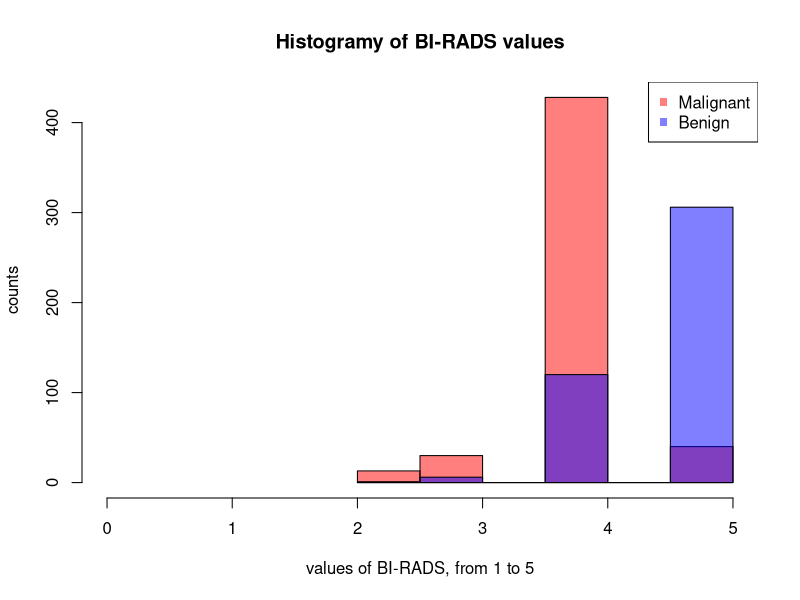

This figure's R source:
## ---- chunk 1
# Preparation of the environment
cat("\014")
rm(list = ls())
library(dplyr)
library(ggplot2)

## ---- chunk 2
# Loading the data

dataset <- read.csv("dataset.txt", 
                        header = TRUE, 
                        sep = ",",
                        stringsAsFactors = FALSE)


dataset$BI.RADS <- as.numeric(dataset$BI.RADS)
dataset$Age <- as.numeric(dataset$Age)
dataset$Shape <- as.numeric(dataset$Shape)
dataset$Margin <- as.numeric(dataset$Margin)
dataset$Density <- as.numeric(dataset$Density)

Malignant <- dataset[dataset$Severity == 0,]
Benign <- dataset[dataset$Severity == 1,]

Malignant$BI.RADS[is.na(Malignant$BI.RADS)] <- median(Malignant$BI.RADS, na.rm = T)
Malignant$Age[is.na(Malignant$Age)] <- median(Malignant$Age, na.rm = T)
Malignant$Shape[is.na(Malignant$Shape)] <- median(Malignant$Shape, na.rm = T)
Malignant$Margin[is.na(Malignant$Margin)] <- median(Malignant$Margin, na.rm = T)
Malignant$Density[is.na(Malignant$Density)] <- median(Malignant$Density, na.rm = T)

Benign$BI.RADS[is.na(Benign$BI.RADS)] <- median(Benign$BI.RADS, na.rm = T)
Benign$Age[is.na(Benign$Age)] <- median(Benign$Age, na.rm = T)
Benign$Shape[is.na(Benign$Shape)] <- median(Benign$Shape, na.rm = T)
Benign$Margin[is.na(Benign$Margin)] <- median(Benign$Margin, na.rm = T)
Benign$Density[is.na(Benign$Density)] <- median(Benign$Density, na.rm = T)

Benign <- Benign[!(Benign$BI.RADS < 1 | Benign$BI.RADS > 5  | Benign$Shape < 1  | Benign$Shape > 4
                  | Benign$Margin < 1  | Benign$Margin > 5  | Benign$Density < 1  | Benign$Density > 4),]
Malignant <- Malignant[!(Malignant$BI.RADS < 1 | Malignant$BI.RADS > 5  | Malignant$Shape < 1  | Malignant$Shape > 4
                  | Malignant$Margin < 1  | Malignant$Margin > 5  | Malignant$Density < 1  | Malignant$Density > 4),]

numberOfMalignant <- nrow(Malignant)
numberOfBenign <- nrow(Benign)

traingingData <- dataset[1:round(nrow(dataset)/2),]
testingData <- dataset[(round(nrow(dataset)/2)+1):nrow(dataset),]
dataset <- dataset[order(dataset$Severity, decreasing = TRUE), ]

## ---- chunk 3
# Histograms

hist(Malignant$BI.RADS, xlim=c(0,5), col=rgb(1,0,0,0.5), xlab="values of BI-RADS, from 1 to 5", 
     ylab="counts", main="Histogramy of BI-RADS values" )

hist(Benign$BI.RADS, xlim=c(0,5), col=rgb(0,0,1,0.5), add=T)

legend("topright", legend=c("Malignant","Benign"), col=c(rgb(1,0,0,0.5), 
     rgb(0,0,1,0.5)), pt.cex=1, pch=15)

# można reszte tu dorobić

